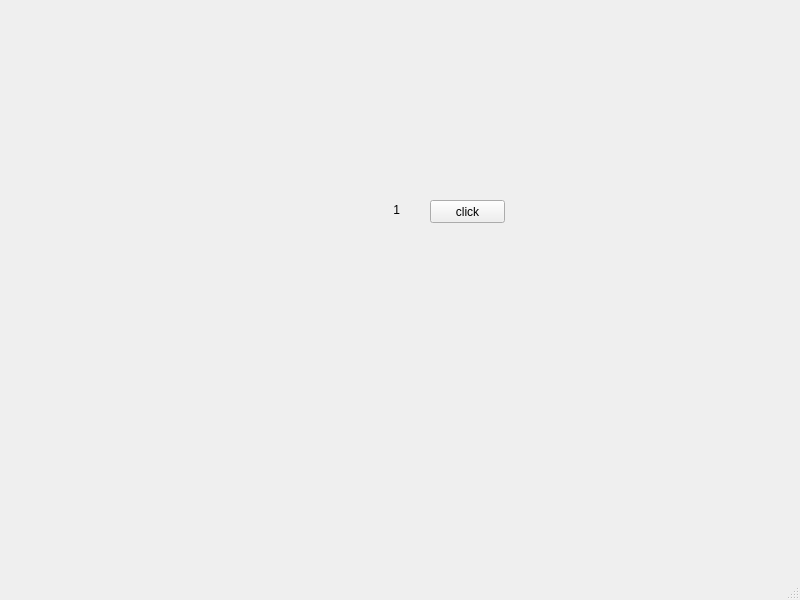
<?xml version="1.0" encoding="UTF-8"?>
<ui version="4.0">
 <class>MainWindow</class>
 <widget class="QMainWindow" name="MainWindow">
  <property name="geometry">
   <rect>
    <x>0</x>
    <y>0</y>
    <width>800</width>
    <height>600</height>
   </rect>
  </property>
  <property name="windowTitle">
   <string>MainWindow</string>
  </property>
  <widget class="QWidget" name="centralwidget">
   <widget class="QPushButton" name="pb">
    <property name="geometry">
     <rect>
      <x>430</x>
      <y>200</y>
      <width>75</width>
      <height>23</height>
     </rect>
    </property>
    <property name="text">
     <string>click</string>
    </property>
   </widget>
   <widget class="QLabel" name="lbl">
    <property name="geometry">
     <rect>
      <x>390</x>
      <y>200</y>
      <width>21</width>
      <height>20</height>
     </rect>
    </property>
    <property name="text">
     <string> 1</string>
    </property>
   </widget>
  </widget>
  <widget class="QMenuBar" name="menubar">
   <property name="geometry">
    <rect>
     <x>0</x>
     <y>0</y>
     <width>800</width>
     <height>21</height>
    </rect>
   </property>
  </widget>
  <widget class="QStatusBar" name="statusbar"/>
 </widget>
 <resources/>
 <connections/>
</ui>
